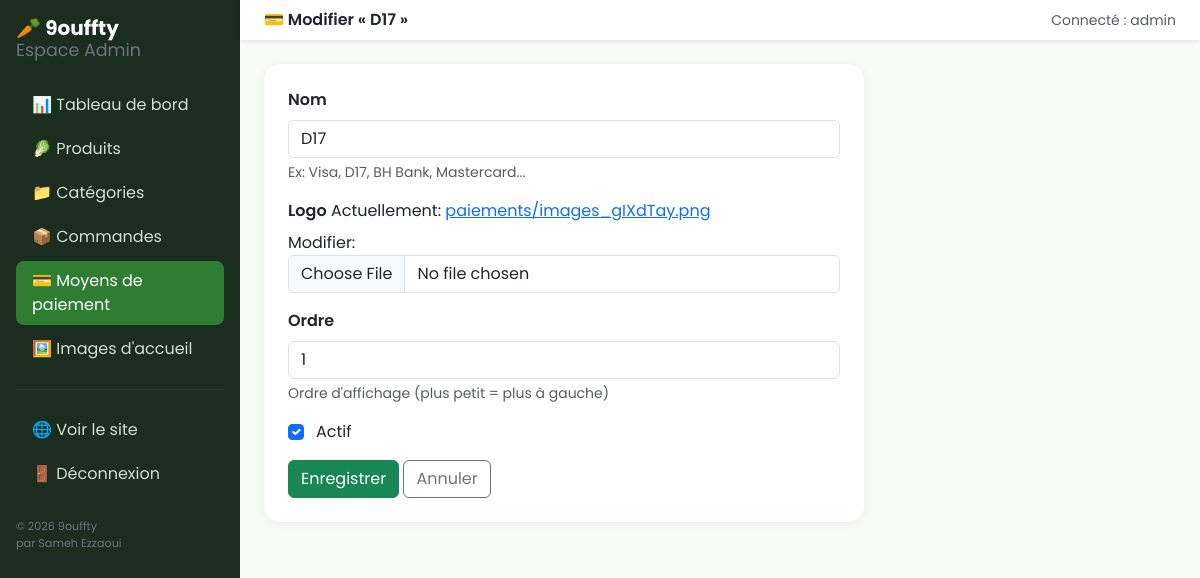
The page /gestion/paiements/5/modifier/ (signed in) on the database its author committed.
### boutique/models.py (models this page shows, shortened)
class MoyenPaiement(models.Model):
    nom = models.CharField(max_length=80, help_text="Ex: Visa, D17, BH Bank, Mastercard...")
    logo = models.ImageField(upload_to='paiements/')
    ordre = models.PositiveIntegerField(default=0, help_text="Ordre d'affichage (plus petit = plus à gauche)")
    actif = models.BooleanField(default=True)
    class Meta:
        verbose_name = "Moyen de paiement"
        verbose_name_plural = "Moyens de paiement"
        ordering = ['ordre', 'nom']

### dashboard/views.py (the view)
# urls.py: path('paiements/<int:pk>/modifier/', views.paiement_modifier, name='paiement_modifier'),
@login_required(login_url='dashboard:login')
@user_passes_test(est_staff, login_url='dashboard:login')
def paiement_modifier(request, pk):
    moyen = get_object_or_404(MoyenPaiement, pk=pk)
    if request.method == 'POST':
        form = MoyenPaiementForm(request.POST, request.FILES, instance=moyen)
        if form.is_valid():
            form.save()
            messages.success(request, "Moyen de paiement mis à jour.")
            return redirect('dashboard:paiements_liste')
    else:
        form = MoyenPaiementForm(instance=moyen)
    return render(request, 'dashboard/paiement_form.html', {'form': form, 'titre': f'Modifier « {moyen.nom} »'})

### boutique/forms.py
class MoyenPaiementForm(forms.ModelForm):
    class Meta:
        model = MoyenPaiement
        fields = ['nom', 'logo', 'ordre', 'actif']
        widgets = {
            'nom': forms.TextInput(attrs={'class': 'form-control', 'placeholder': 'Visa, D17, BH Bank...'}),
            'logo': forms.ClearableFileInput(attrs={'class': 'form-control'}),
            'ordre': forms.NumberInput(attrs={'class': 'form-control'}),
            'actif': forms.CheckboxInput(attrs={'class': 'form-check-input'}),
        }

### boutique/context_processors.py (called while the page is built)
def types_categories(request):
    types_utilises = (
        Categorie.objects.values_list('type_produit', flat=True).distinct()
    )
    choices_dict = dict(Categorie.TYPE_CHOICES)
    types_disponibles = [
        (code, choices_dict.get(code, code)) for code in types_utilises
    ]
    types_disponibles.sort(key=lambda t: t[1])
    return {'types_produits_nav': types_disponibles}

def moyens_paiement_global(request):
    return {'moyens_paiement_global': MoyenPaiement.objects.filter(actif=True)}

### dashboard/views.py (called while the page is built)
def est_staff(user):
    return user.is_active and user.is_staff

### templates/dashboard/paiement_form.html (shortened to what this page needs)
{% extends 'dashboard/base_dashboard.html' %}
{% block header %}💳 {{ titre }}{% endblock %}
{% block dashboard_content %}
<div class="card stat-card p-4" style="max-width:600px;">
  <form method="post" enctype="multipart/form-data">
    {% for field in form %}
    <div class="mb-3 {% if field.field.widget.input_type == 'checkbox' %}form-check{% endif %}">
      {% if field.field.widget.input_type == 'checkbox' %}
        {{ field }}
        <label class="form-check-label ms-1">{{ field.label }}</label>
      {% else %}
        <label class="form-label fw-semibold">{{ field.label }}</label>
        {{ field }}
      {% endif %}
      {% if field.help_text %}<div class="form-text">{{ field.help_text }}</div>{% endif %}
    </div>
    {% endfor %}
    <button type="submit" class="btn btn-success">Enregistrer</button>
    <a href="{% url 'dashboard:paiements_liste' %}" class="btn btn-outline-secondary">Annuler</a>
  </form>
</div>
{% endblock %}

### templates/dashboard/base_dashboard.html (shortened to what this page needs)
{% load static %}
<!DOCTYPE html>
<html lang="fr">
<head>
<link href="https://cdn.jsdelivr.net/npm/bootstrap@5.3.3/dist/css/bootstrap.min.css" rel="stylesheet">
<link rel="stylesheet" href="{% static 'css/style.css' %}">
</head>
<body>
<div class="d-flex">
  <div class="sidebar-dashboard p-3" style="width:240px; position:sticky; top:0; height:100vh;">
    <h2 class="h5 fw-bold text-white mb-4">🥕 9ouffty <span class="d-block small fw-normal text-secondary">Espace Admin</span></h2>
    <nav class="nav flex-column gap-1">
      <a class="nav-link {% if request.resolver_match.url_name == 'accueil' %}active{% endif %}" href="{% url 'dashboard:accueil' %}">📊 Tableau de bord</a>
      <a class="nav-link {% if 'produit' in request.resolver_match.url_name %}active{% endif %}" href="{% url 'dashboard:produits_liste' %}">🥬 Produits</a>
      <a class="nav-link {% if 'categorie' in request.resolver_match.url_name %}active{% endif %}" href="{% url 'dashboard:categories_liste' %}">📁 Catégories</a>
      <a class="nav-link {% if 'commande' in request.resolver_match.url_name %}active{% endif %}" href="{% url 'dashboard:commandes_liste' %}">📦 Commandes</a>
      <a class="nav-link {% if 'paiement' in request.resolver_match.url_name %}active{% endif %}" href="{% url 'dashboard:paiements_liste' %}">💳 Moyens de paiement</a>
      <a class="nav-link {% if 'slide' in request.resolver_match.url_name %}active{% endif %}" href="{% url 'dashboard:slides_liste' %}">🖼️ Images d'accueil</a>
      <hr class="text-secondary">
      <a class="nav-link" href="{% url 'boutique:accueil' %}" target="_blank">🌐 Voir le site</a>
      <a class="nav-link" href="{% url 'dashboard:logout' %}">🚪 Déconnexion</a>
    </nav>
    <p class="small text-secondary mt-4 mb-0" style="font-size:0.7rem;">© {% now "Y" %} 9ouffty<br>par Sameh Ezzaoui</p>
  </div>
  <div class="flex-grow-1">
    <nav class="navbar navbar-light bg-white shadow-sm px-4">
      <span class="fw-semibold">{% block header %}Tableau de bord{% endblock %}</span>
      <span class="text-muted small">Connecté : {{ request.user.username }}</span>
    </nav>
    <div class="p-4">
      {% block dashboard_content %}{% endblock %}
    </div>
  </div>
</div>
</body>
</html>

### static/css/style.css (style rules this page uses)
body { font-family: 'Poppins', sans-serif; background-color: #f8faf7; }
.sidebar-dashboard { min-height: 100vh; background: #1b2d1e; color: #e6ece7; }
.sidebar-dashboard a { color: #cfe0d2; text-decoration: none; }
.sidebar-dashboard a.active, .sidebar-dashboard a:hover { background: #2e7d32; color: #fff; border-radius: 8px; }
.stat-card { border-radius: 16px; border: none; box-shadow: 0 2px 10px rgba(0,0,0,.06); }

### rows shown on the page
MoyenPaiement: form "D17" "1", form "☑"

### other values the page prints
{{ titre }} "Modifier « D17 »"
{{ request.user.username }} "admin"
{{ field.label }} "Nom" "Logo" "Ordre"
{{ field.help_text }} "Ex: Visa, D17, BH Bank, Mastercard..." "Ordre d'affichage (plus petit = plus à gauche)"
{{ field.label }} "Actif"
